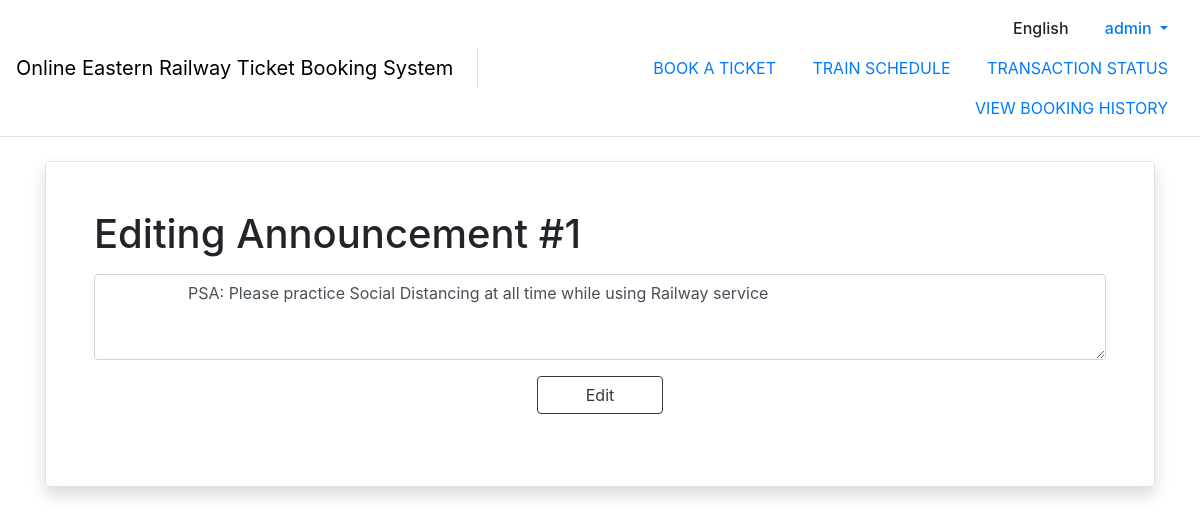
The page /announcement/edit/1/ (signed in) on the database its author committed.
### announcement/models.py (models this page shows)
class Announcement(models.Model):
    announcer_user = models.ForeignKey(
        Announcer, on_delete=models.CASCADE, null=True)
    announce_text = models.TextField()
    announce_time = models.DateTimeField()

### announcement/views.py (the view, shortened to what this page needs)
# urls.py: path('edit/<int:announcement_id>/', views.EditAnnouncement.as_view(), name="editAnnouncement"),
class EditAnnouncement(LoginRequiredMixin, PermissionRequiredMixin, View):
    permission_required = 'announcement.change_announcement'
    def get(self, request, announcement_id):
        context = prepare_context(request, show_navbar=True)
        announcement_form = AnnouncementForm()
        context['announcement_form'] = announcement_form
        context['announcement'] = Announcement.objects.get(
            pk=announcement_id)
        return render(request, 'announcement/editAnnouncement.html', context=context)

### announcement/forms.py
class AnnouncementForm(forms.ModelForm):
    class Meta:
        model = Announcement
        fields = ('announce_text',)

### account/utils.py (called while the page is built)
def prepare_context(request, show_navbar=True):
    context = {
        'show_navbar': show_navbar
    }
    if request.user.is_authenticated:
        user = User.objects.get(username=request.user.username)
        context['current_user'] = user
    return context

### announcement/templates/announcement/editAnnouncement.html (shortened to what this page needs)
{% extends "base.html" %}
{% load static %}
{% block content %}
  <div class="my-4">
    <div class="w-100 rounded border shadow p-3 p-lg-5">
      <div class="row">
        <a class="col">
          <h1>Editing Announcement #{{ announcement.id }}</h1>
          <div id="signup" class="mt-3">
            <form action="#" method="POST">
              <div class="form-group">
                <textarea class="form-control" name="{{ announcement_form.announce_text.name }}"
                  id="{{ announcement_form.announce_text.id_for_label }}"
                  required rows="3">
                  {{ announcement.announce_text }}
                </textarea>
              </div>
              <div class="text-center">
                <button type="submit" class="btn btn-outline-dark px-5">Edit</button>
              </div>
            </form>
          </div>
      </div>
    </div>
  </div>
  </div>
{% endblock content %}

### templates/base.html (shortened to what this page needs)
<!DOCTYPE html>
{% load static %}
<html lang="en">
<head>
  <link rel="stylesheet" type="text/css" href="{% static 'css/bootstrap.min.css'%}">
  <link rel="stylesheet" type="text/css" href="{% static 'css/bootstrap-select.min.css'%}">
  <link rel="stylesheet" type="text/css" href="{% static 'css/styles.css'%}">
</head>
<body>
  {% if show_navbar %}
  <nav class="navbar navbar-expand-lg navbar-light border-bottom">
    <div class="d-none d-lg-flex w-100 justify-content-center align-items-center">
      <div class="navbar-brand border-right pr-4 h-50">
        <div class="my-auto">
          <a class="d-inline-block my-auto"  href={% url 'dashboard' %} style="text-decoration: none; color: black;">Online Eastern Railway Ticket Booking System </a>
        </div>
      </div>
      <div class="text-right w-100">
        <div class="row align-content-right">
          <div class="col" style="font-weight: 500;">
            <a class="nav-link d-inline-block">English</a>
            {% if request.user.is_authenticated %}
              <div class="nav-item dropdown d-inline-block">
                <a class="nav-link dropdown-toggle" href="#" id="profileDropdown" role="button" data-toggle="dropdown" aria-haspopup="true" aria-expanded="false">
                  {% if user.first_name and user.last_name %}
                    {{ user.first_name }} {{ user.last_name }}
                  {% else %}
                    {{ user.username}}
                  {% endif %}
                </a>
              </div>
            {% else %}
              <a class="nav-link d-inline-block" href={% url 'login'%}>Login</a>
            {% endif %}
          </div>
        </div>
        <div class="row align-content-right">
          <div class="col text-uppercase">
            <a class="nav-link d-inline-block" href={% url 'searchSchedules' %}>BOOK A TICKET</a>
            <a class="nav-link d-inline-block" href={% url 'searchTimetable' %}>TRAIN SCHEDULE</a>
            <a class="nav-link d-inline-block" href={% url 'viewTransaction' %}>TRANSACTION STATUS</a>
            <a class="nav-link d-inline-block" href={% url 'bookingHistory' %}>VIEW BOOKING HISTORY</a>
          </div>
        </div>
      </div>
    </div>
  </nav>
  {% endif %}
  <div id="content" class="container appear-fade-start">
    {% block content %}
    {% endblock content %}
</body>
</html>

### static/css/styles.css (style rules this page uses)
body { font-family: -apple-system, BlinkMacSystemFont, "Segoe UI", Roboto, "Sarabun", "Helvetica Neue", Arial, "Noto Sans", sans-serif, "Apple Color Emoji", "Segoe UI Emoji", "Segoe UI Symbol", "Noto Color Emoji" !important; }
.appear-fade-start { opacity: 0; animation: appear-fade 0.25s ease-out 0.1s 1 forwards; }

### rows shown on the page
Announcement: id "1", announce_text "PSA: Please practice Social Distancing at all time while using Railway service"

### other values the page prints
{{ user.username }} "admin"
